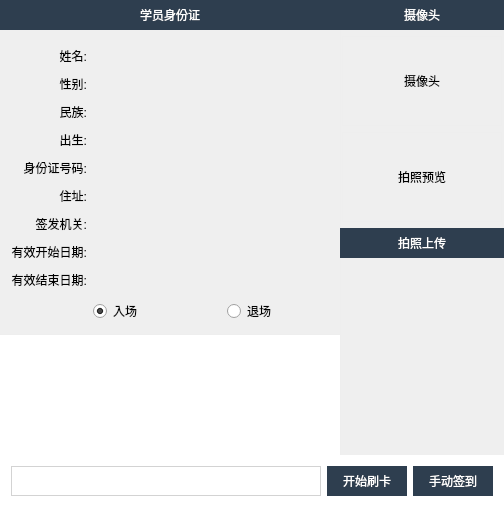
<?xml version="1.0" encoding="UTF-8"?>
<ui version="4.0">
 <class>MainWidget</class>
 <widget class="QWidget" name="MainWidget">
  <property name="geometry">
   <rect>
    <x>0</x>
    <y>0</y>
    <width>504</width>
    <height>487</height>
   </rect>
  </property>
  <property name="windowTitle">
   <string>点考刷卡系统</string>
  </property>
  <property name="styleSheet">
   <string notr="true">* {
	
}
.MainWidget {

}

.ContainerWidget {
	background: white;
}

.TitleLabel {
	border: none;
	color: #333;
	background: rgb(238,240,243);
	/*background-image: url(:/icon/bg-2.png);*/
	text-align: left;
	icon-size: 27px 20px;
	padding-left: 5px;
	min-height: 30px;
	max-height: 30px;
	font-weight: normal;
}
#settingLabel {
	qproperty-icon: url(:/icon/icon01.png);
}
#personLabel {
	qproperty-icon: url(:/icon/icon02.png);
}
#statisticLabel {
	qproperty-icon: url(:/icon/icon03.png);
}

.IconLabel {
	border: none;
	background: white;
	text-align: left;
	icon-size: 27px 20px;
	padding-left: 1px;
	min-height: 27px;
	max-height: 27px;
}
#siteLabel {
	qproperty-icon: url(:/icon/zhukao.png);
}
#periodUnitLabel {
	qproperty-icon: url(:/icon/kaoqi.png);
}
#roomLabel {
	qproperty-icon: url(:/icon/kaodian.png);
}

#sideWidget,
#statisticWidget {
	min-width: 176px;
	max-width: 176px;
}

#infoLabel {
	color: darkgreen;
	background: white;
	padding: 10px 10px;
	border-top: 1px solid #EEE;
	text-align: center;
	font-size: 16px;
	min-height: 100px;
}

#infoLabel[error=true] {
	/*border: 2px dashed rgb(205,0,0);*/
	color: red;
}

#pictureLabel {
	background: url(:/icon/person.png);
}

.PersonInfoLabel {
	border: none;
	border-bottom: 1px solid lightgray;
}

.QComboBox {
	color: black;
	background: white;
	border: 1px solid lightgray;
	height: 20px;
}

.QComboBox:drop-down {
	width: 10px;
	height: 10px;
	border: 0px solid gray;
	subcontrol-origin: margin;
	subcontrol-position: right center;
	margin-right: 5px;
}

.QComboBox::down-arrow {
	image: url(:/icon/arrow-down.png);
}
.QComboBox::down-arrow:on {
	top: 1px;
	left: 1px;
}
.QLineEdit {
	height: 20px;
	border: 1px solid lightgray;
}
.QPushButton {
	border: 0px solid 9c41cc;
	color: white;
	min-width: 70px;
	min-height: 30px;
	background: rgb(46,62,79);
	padding-left: 5px;
	padding-right: 5px;
	border-radius: 0px;
}
.QPushButton:hover {
	color: #DDD;
}
.QPushButton:pressed {
	color: #BBB;
}

#cameraWidget {
	border-left: 1px solid #EEE;
}

#placeholderLabel, #previewLabel {
	border: 1px solid #EEE;
	margin-left: 2px;
	margin-right: 2px;
}

#captureButton {
	margin-left: 0px;
	margin-right: 0px;
}

#cameraWidget {
	border-bottom-right-radius: 4px;
}

#bottomWidget {
	background: white;
}</string>
  </property>
  <layout class="QGridLayout" name="gridLayout">
   <property name="leftMargin">
    <number>0</number>
   </property>
   <property name="topMargin">
    <number>0</number>
   </property>
   <property name="rightMargin">
    <number>0</number>
   </property>
   <property name="bottomMargin">
    <number>0</number>
   </property>
   <property name="spacing">
    <number>0</number>
   </property>
   <item row="0" column="0">
    <widget class="QWidget" name="personWidget" native="true">
     <property name="class" stdset="0">
      <string>ContainerWidget</string>
     </property>
     <layout class="QVBoxLayout" name="verticalLayout_3">
      <property name="leftMargin">
       <number>0</number>
      </property>
      <property name="topMargin">
       <number>0</number>
      </property>
      <property name="rightMargin">
       <number>0</number>
      </property>
      <property name="bottomMargin">
       <number>0</number>
      </property>
      <item>
       <widget class="QPushButton" name="personLabel">
        <property name="text">
         <string>学员身份证</string>
        </property>
        <property name="flat">
         <bool>true</bool>
        </property>
        <property name="class" stdset="0">
         <string>TitleLabel</string>
        </property>
       </widget>
      </item>
      <item>
       <widget class="QWidget" name="widget_4" native="true">
        <layout class="QGridLayout" name="gridLayout_3">
         <property name="verticalSpacing">
          <number>10</number>
         </property>
         <item row="4" column="1">
          <widget class="QLabel" name="cardIdLabel">
           <property name="text">
            <string/>
           </property>
           <property name="class" stdset="0">
            <string>PersonInfoLabel</string>
           </property>
          </widget>
         </item>
         <item row="8" column="1" colspan="2">
          <widget class="QLabel" name="validEndLabel">
           <property name="text">
            <string/>
           </property>
           <property name="class" stdset="0">
            <string>PersonInfoLabel</string>
           </property>
          </widget>
         </item>
         <item row="0" column="1">
          <widget class="QLabel" name="nameLabel">
           <property name="sizePolicy">
            <sizepolicy hsizetype="Expanding" vsizetype="Preferred">
             <horstretch>0</horstretch>
             <verstretch>0</verstretch>
            </sizepolicy>
           </property>
           <property name="text">
            <string/>
           </property>
           <property name="class" stdset="0">
            <string>PersonInfoLabel</string>
           </property>
          </widget>
         </item>
         <item row="0" column="2" rowspan="5">
          <widget class="QLabel" name="pictureLabel">
           <property name="minimumSize">
            <size>
             <width>102</width>
             <height>126</height>
            </size>
           </property>
           <property name="maximumSize">
            <size>
             <width>102</width>
             <height>126</height>
            </size>
           </property>
           <property name="text">
            <string/>
           </property>
          </widget>
         </item>
         <item row="8" column="0">
          <widget class="QLabel" name="label_24">
           <property name="text">
            <string>有效结束日期:</string>
           </property>
           <property name="alignment">
            <set>Qt::AlignRight|Qt::AlignTrailing|Qt::AlignVCenter</set>
           </property>
          </widget>
         </item>
         <item row="2" column="0">
          <widget class="QLabel" name="label_16">
           <property name="text">
            <string>民族:</string>
           </property>
           <property name="alignment">
            <set>Qt::AlignRight|Qt::AlignTrailing|Qt::AlignVCenter</set>
           </property>
          </widget>
         </item>
         <item row="4" column="0">
          <widget class="QLabel" name="label_21">
           <property name="text">
            <string>身份证号码:</string>
           </property>
           <property name="alignment">
            <set>Qt::AlignRight|Qt::AlignTrailing|Qt::AlignVCenter</set>
           </property>
          </widget>
         </item>
         <item row="6" column="1" colspan="2">
          <widget class="QLabel" name="policeLabel">
           <property name="text">
            <string/>
           </property>
           <property name="class" stdset="0">
            <string>PersonInfoLabel</string>
           </property>
          </widget>
         </item>
         <item row="2" column="1">
          <widget class="QLabel" name="nationalityLabel">
           <property name="text">
            <string/>
           </property>
           <property name="class" stdset="0">
            <string>PersonInfoLabel</string>
           </property>
          </widget>
         </item>
         <item row="1" column="0">
          <widget class="QLabel" name="label_15">
           <property name="text">
            <string>性别:</string>
           </property>
           <property name="alignment">
            <set>Qt::AlignRight|Qt::AlignTrailing|Qt::AlignVCenter</set>
           </property>
          </widget>
         </item>
         <item row="5" column="0">
          <widget class="QLabel" name="label_14">
           <property name="text">
            <string>住址:</string>
           </property>
           <property name="alignment">
            <set>Qt::AlignRight|Qt::AlignTop|Qt::AlignTrailing</set>
           </property>
          </widget>
         </item>
         <item row="5" column="1" colspan="2">
          <widget class="QLabel" name="addressLabel">
           <property name="text">
            <string/>
           </property>
           <property name="class" stdset="0">
            <string>PersonInfoLabel</string>
           </property>
          </widget>
         </item>
         <item row="6" column="0">
          <widget class="QLabel" name="label_22">
           <property name="text">
            <string>签发机关:</string>
           </property>
           <property name="alignment">
            <set>Qt::AlignRight|Qt::AlignTop|Qt::AlignTrailing</set>
           </property>
          </widget>
         </item>
         <item row="3" column="0">
          <widget class="QLabel" name="label_17">
           <property name="text">
            <string>出生:</string>
           </property>
           <property name="alignment">
            <set>Qt::AlignRight|Qt::AlignTrailing|Qt::AlignVCenter</set>
           </property>
          </widget>
         </item>
         <item row="3" column="1">
          <widget class="QLabel" name="birthdayLabel">
           <property name="text">
            <string/>
           </property>
           <property name="class" stdset="0">
            <string>PersonInfoLabel</string>
           </property>
          </widget>
         </item>
         <item row="1" column="1">
          <widget class="QLabel" name="genderLabel">
           <property name="text">
            <string/>
           </property>
           <property name="class" stdset="0">
            <string>PersonInfoLabel</string>
           </property>
          </widget>
         </item>
         <item row="0" column="0">
          <widget class="QLabel" name="label_11">
           <property name="text">
            <string>姓名:</string>
           </property>
           <property name="alignment">
            <set>Qt::AlignRight|Qt::AlignTrailing|Qt::AlignVCenter</set>
           </property>
          </widget>
         </item>
         <item row="7" column="1" colspan="2">
          <widget class="QLabel" name="validStartLabel">
           <property name="text">
            <string/>
           </property>
           <property name="class" stdset="0">
            <string>PersonInfoLabel</string>
           </property>
          </widget>
         </item>
         <item row="7" column="0">
          <widget class="QLabel" name="label_23">
           <property name="text">
            <string>有效开始日期:</string>
           </property>
           <property name="alignment">
            <set>Qt::AlignRight|Qt::AlignTrailing|Qt::AlignVCenter</set>
           </property>
          </widget>
         </item>
         <item row="9" column="1">
          <widget class="QRadioButton" name="startRadioButton">
           <property name="text">
            <string>入场</string>
           </property>
           <property name="checked">
            <bool>true</bool>
           </property>
          </widget>
         </item>
         <item row="9" column="2">
          <widget class="QRadioButton" name="endRadioButton">
           <property name="text">
            <string>退场</string>
           </property>
          </widget>
         </item>
        </layout>
       </widget>
      </item>
     </layout>
    </widget>
   </item>
   <item row="1" column="0">
    <widget class="QLabel" name="infoLabel">
     <property name="sizePolicy">
      <sizepolicy hsizetype="Expanding" vsizetype="Expanding">
       <horstretch>0</horstretch>
       <verstretch>0</verstretch>
      </sizepolicy>
     </property>
     <property name="minimumSize">
      <size>
       <width>0</width>
       <height>121</height>
      </size>
     </property>
     <property name="maximumSize">
      <size>
       <width>500</width>
       <height>16777215</height>
      </size>
     </property>
     <property name="text">
      <string/>
     </property>
     <property name="alignment">
      <set>Qt::AlignLeading|Qt::AlignLeft|Qt::AlignTop</set>
     </property>
     <property name="wordWrap">
      <bool>true</bool>
     </property>
    </widget>
   </item>
   <item row="0" column="1" rowspan="3">
    <widget class="QWidget" name="cameraWidget" native="true">
     <property name="minimumSize">
      <size>
       <width>150</width>
       <height>0</height>
      </size>
     </property>
     <property name="class" stdset="0">
      <string>ContainerWidget</string>
     </property>
     <layout class="QVBoxLayout" name="verticalLayout_4">
      <property name="leftMargin">
       <number>0</number>
      </property>
      <property name="topMargin">
       <number>0</number>
      </property>
      <property name="rightMargin">
       <number>0</number>
      </property>
      <property name="bottomMargin">
       <number>0</number>
      </property>
      <item>
       <widget class="QPushButton" name="cameraLabel">
        <property name="text">
         <string>摄像头</string>
        </property>
        <property name="flat">
         <bool>true</bool>
        </property>
        <property name="class" stdset="0">
         <string>TitleLabel</string>
        </property>
       </widget>
      </item>
      <item>
       <widget class="QLabel" name="placeholderLabel">
        <property name="minimumSize">
         <size>
          <width>164</width>
          <height>90</height>
         </size>
        </property>
        <property name="maximumSize">
         <size>
          <width>160</width>
          <height>90</height>
         </size>
        </property>
        <property name="text">
         <string>摄像头</string>
        </property>
        <property name="alignment">
         <set>Qt::AlignCenter</set>
        </property>
       </widget>
      </item>
      <item>
       <widget class="QLabel" name="previewLabel">
        <property name="minimumSize">
         <size>
          <width>164</width>
          <height>90</height>
         </size>
        </property>
        <property name="maximumSize">
         <size>
          <width>164</width>
          <height>90</height>
         </size>
        </property>
        <property name="text">
         <string>拍照预览</string>
        </property>
        <property name="alignment">
         <set>Qt::AlignCenter</set>
        </property>
       </widget>
      </item>
      <item>
       <widget class="QPushButton" name="captureButton">
        <property name="text">
         <string>拍照上传</string>
        </property>
       </widget>
      </item>
      <item>
       <spacer name="verticalSpacer_2">
        <property name="orientation">
         <enum>Qt::Vertical</enum>
        </property>
        <property name="sizeHint" stdset="0">
         <size>
          <width>20</width>
          <height>40</height>
         </size>
        </property>
       </spacer>
      </item>
     </layout>
    </widget>
   </item>
   <item row="3" column="0" colspan="2">
    <widget class="QWidget" name="bottomWidget" native="true">
     <property name="minimumSize">
      <size>
       <width>0</width>
       <height>0</height>
      </size>
     </property>
     <layout class="QHBoxLayout" name="horizontalLayout">
      <item>
       <widget class="QComboBox" name="schoolsComboBox">
        <property name="sizePolicy">
         <sizepolicy hsizetype="Expanding" vsizetype="Expanding">
          <horstretch>0</horstretch>
          <verstretch>0</verstretch>
         </sizepolicy>
        </property>
       </widget>
      </item>
      <item>
       <widget class="QPushButton" name="toggleReadButton">
        <property name="minimumSize">
         <size>
          <width>80</width>
          <height>30</height>
         </size>
        </property>
        <property name="text">
         <string>开始刷卡</string>
        </property>
        <property name="checkable">
         <bool>false</bool>
        </property>
        <property name="checked">
         <bool>false</bool>
        </property>
        <property name="flat">
         <bool>true</bool>
        </property>
       </widget>
      </item>
      <item>
       <widget class="QPushButton" name="manualSigninButton">
        <property name="minimumSize">
         <size>
          <width>80</width>
          <height>30</height>
         </size>
        </property>
        <property name="text">
         <string>手动签到</string>
        </property>
        <property name="checkable">
         <bool>false</bool>
        </property>
        <property name="checked">
         <bool>false</bool>
        </property>
        <property name="flat">
         <bool>true</bool>
        </property>
       </widget>
      </item>
     </layout>
    </widget>
   </item>
  </layout>
 </widget>
 <layoutdefault spacing="6" margin="11"/>
 <resources/>
 <connections/>
</ui>
